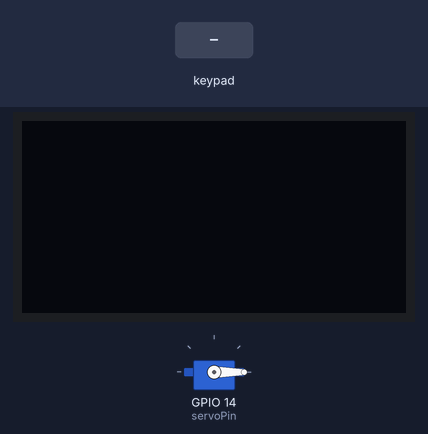
Simulated run of this sketch. Board: ESP32. Shown: 128×64 one-colour display, servo. Inputs (shaded band) come from the test bench. What the sketch prints to the serial monitor is not drawn.

Above: at 1.2 s.
1.3 s: keypad keys 1 2 3 A # pressed 0.4 s apart
At 3.7 s:
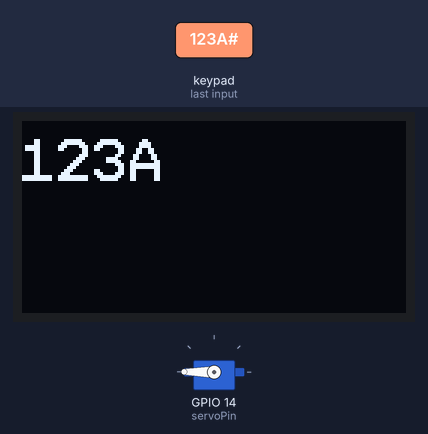
4.8 s: key 'B' pressed
At 5.6 s:
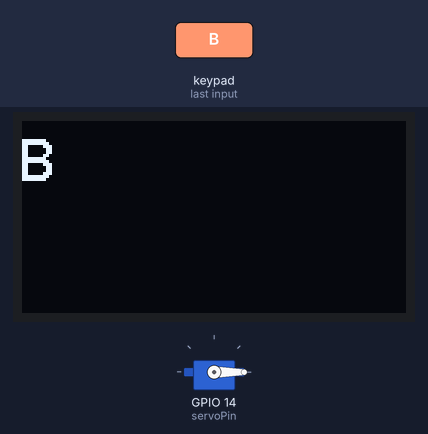
6.3 s: keypad keys 1 2 3 A * pressed 0.4 s apart
At 8.5 s:
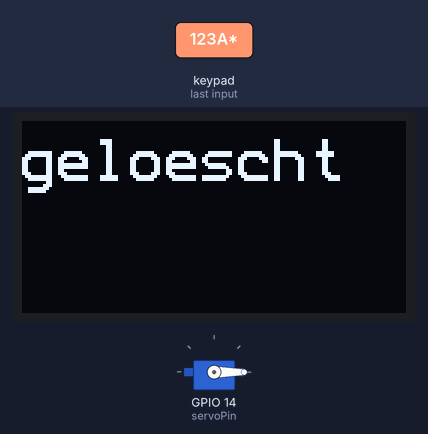
10.5 s: key 'C' pressed
At 11.2 s:
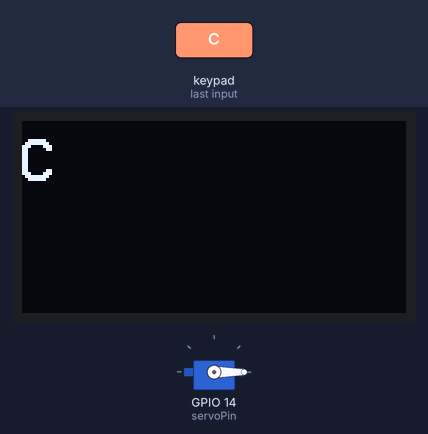
12.0 s: keypad keys 1 2 3 A D pressed 0.4 s apart
At 14.1 s:
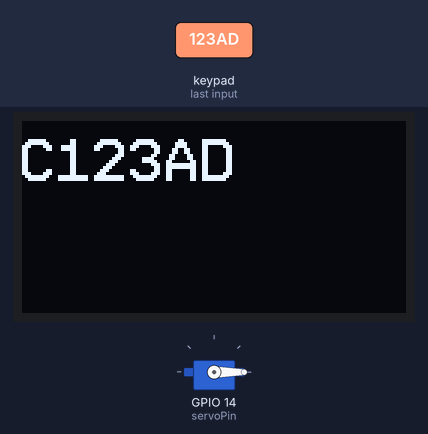
15.5 s: key '#' pressed
At 16.4 s:
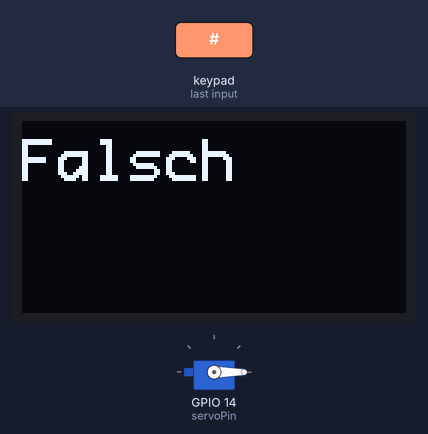
Timing chart, 0 to 18.5 s (numbered marks = the images above; inputs shaded):
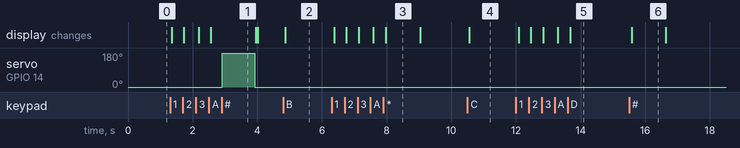

The sketch:

4x4_Oled_Servo_combine.ino
```cpp
#include <U8g2lib.h>
#include <Wire.h>
#include <Arduino.h>
#include <Keypad.h>
#include <ESP32Servo.h>

U8G2_SSD1306_128X64_NONAME_F_HW_I2C u8g2(U8G2_R0, U8X8_PIN_NONE);

#define ROW_NUM 4
#define COLUMN_NUM 4

char keys[ROW_NUM][COLUMN_NUM] = {
  {'1', '2', '3', 'A'},
  {'4', '5', '6', 'B'},
  {'7', '8', '9', 'C'},
  {'*', '0', '#', 'D'}
};

byte pin_rows[ROW_NUM] = {19, 18, 5, 17};
byte pin_column[COLUMN_NUM] = {16, 4, 0, 2};

Keypad keypad = Keypad(makeKeymap(keys), pin_rows, pin_column, ROW_NUM, COLUMN_NUM);

String txt = "";
const String code = "123A";
bool showMessage = false;
String messageText = "";
unsigned long messageTime = 0;

Servo myservo;
#if defined(CONFIG_IDF_TARGET_ESP32S2) || defined(CONFIG_IDF_TARGET_ESP32S3)
int servoPin = 17;
#elif defined(CONFIG_IDF_TARGET_ESP32C3)
int servoPin = 7;
#else
int servoPin = 14;
#endif

void drawOnDisplay(String txt) {
  u8g2.firstPage();
  do {
    u8g2.setFont(u8g2_font_profont22_tr);
    u8g2.drawStr(0, 20, txt.c_str());
  } while (u8g2.nextPage());
}

void setup() {
  u8g2.begin();
  Serial.begin(9600);
  ESP32PWM::allocateTimer(0);
  ESP32PWM::allocateTimer(1);
  ESP32PWM::allocateTimer(2);
  ESP32PWM::allocateTimer(3);
  myservo.setPeriodHertz(50);
  myservo.attach(servoPin, 1000, 2000);
  myservo.write(0);
}

void loop() {
  char key = keypad.getKey();

  if (key) {
    Serial.println(key);

    if (key == '*') {
      txt = "";
      messageText = "geloescht";
      showMessage = true;
      messageTime = millis();
    } else if (key == '#') {
      Serial.println("Eingabe abgeschlossen: " + txt);

      if (txt == code) {
        messageText = "Zugriff";
        showMessage = true;
        messageTime = millis();
        myservo.write(180);
        delay(1000);
        myservo.write(0);
      } else {
        messageText = "Falsch";
        showMessage = true;
        messageTime = millis();
      }

      txt = "";
    } else {
      txt += key;
    }
  }

  if (showMessage) {
    drawOnDisplay(messageText);
    if (millis() - messageTime > 1000) {
      showMessage = false;
    }
  } else {
    drawOnDisplay(txt);
  }

  delay(50);
}
```

Measured:
- after the input at 1.3 s, servo on GPIO 14 (servoPin): 0° → 180° after 1.6 s, → 0° 1.0 s later; the display: first changes after 0.05 s (image 1 shows a later state)
- after the input at 4.8 s, the display: changes after 0.06 s (image 2)
- after the input at 6.3 s, the display: first changes after 0.08 s (image 3 shows a later state)
- after the input at 10.5 s, the display: changes after 0.06 s (image 4)
- after the input at 12.0 s, the display: first changes after 0.08 s (image 5 shows a later state)
- after the input at 15.5 s, the display: changes after 0.08 s (image 6)
- what the display in image 3 shows lasts 1.0 s, from 8.0 s to 9.0 s
